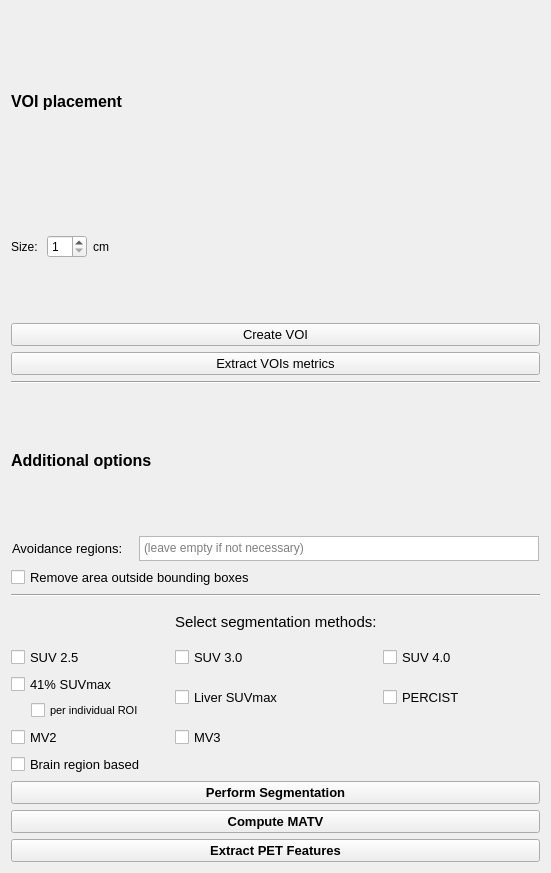
<?xml version="1.0" encoding="UTF-8"?>
<ui version="4.0">
 <class>MUSTsegmenter</class>
 <widget class="qMRMLWidget" name="MUSTsegmenter">
  <property name="geometry">
   <rect>
    <x>0</x>
    <y>0</y>
    <width>551</width>
    <height>873</height>
   </rect>
  </property>
  <property name="sizePolicy">
   <sizepolicy hsizetype="Preferred" vsizetype="Fixed">
    <horstretch>0</horstretch>
    <verstretch>0</verstretch>
   </sizepolicy>
  </property>
  <property name="maximumSize">
   <size>
    <width>16777215</width>
    <height>16777215</height>
   </size>
  </property>
  <layout class="QVBoxLayout" name="verticalLayout">
   <item>
    <widget class="QLabel" name="icon">
     <property name="enabled">
      <bool>true</bool>
     </property>
     <property name="sizePolicy">
      <sizepolicy hsizetype="Preferred" vsizetype="Maximum">
       <horstretch>0</horstretch>
       <verstretch>0</verstretch>
      </sizepolicy>
     </property>
     <property name="text">
      <string/>
     </property>
     <property name="textFormat">
      <enum>Qt::RichText</enum>
     </property>
     <property name="scaledContents">
      <bool>false</bool>
     </property>
     <property name="alignment">
      <set>Qt::AlignCenter</set>
     </property>
     <property name="indent">
      <number>-1</number>
     </property>
    </widget>
   </item>
   <item>
    <widget class="QLabel" name="label_3">
     <property name="font">
      <font>
       <pointsize>12</pointsize>
       <weight>75</weight>
       <bold>true</bold>
      </font>
     </property>
     <property name="text">
      <string>VOI placement</string>
     </property>
     <property name="margin">
      <number>3</number>
     </property>
    </widget>
   </item>
   <item>
    <layout class="QHBoxLayout" name="horizontalLayout_3">
     <item>
      <widget class="QLabel" name="label_5">
       <property name="maximumSize">
        <size>
         <width>30</width>
         <height>16777215</height>
        </size>
       </property>
       <property name="text">
        <string>Size:</string>
       </property>
      </widget>
     </item>
     <item>
      <widget class="QSpinBox" name="voiSize">
       <property name="maximumSize">
        <size>
         <width>40</width>
         <height>16777215</height>
        </size>
       </property>
       <property name="minimum">
        <number>1</number>
       </property>
       <property name="maximum">
        <number>10</number>
       </property>
      </widget>
     </item>
     <item>
      <widget class="QLabel" name="label_4">
       <property name="text">
        <string>cm</string>
       </property>
      </widget>
     </item>
    </layout>
   </item>
   <item>
    <widget class="QPushButton" name="createVoiButton">
     <property name="font">
      <font>
       <pointsize>10</pointsize>
      </font>
     </property>
     <property name="text">
      <string>Create VOI</string>
     </property>
    </widget>
   </item>
   <item>
    <widget class="QPushButton" name="extractVOIsMetricsButton">
     <property name="font">
      <font>
       <pointsize>10</pointsize>
      </font>
     </property>
     <property name="text">
      <string>Extract VOIs metrics</string>
     </property>
    </widget>
   </item>
   <item>
    <widget class="Line" name="line">
     <property name="orientation">
      <enum>Qt::Horizontal</enum>
     </property>
    </widget>
   </item>
   <item>
    <widget class="QLabel" name="label_2">
     <property name="font">
      <font>
       <pointsize>12</pointsize>
       <weight>75</weight>
       <bold>true</bold>
      </font>
     </property>
     <property name="text">
      <string>Additional options</string>
     </property>
     <property name="margin">
      <number>3</number>
     </property>
    </widget>
   </item>
   <item>
    <layout class="QHBoxLayout" name="horizontalLayout">
     <property name="sizeConstraint">
      <enum>QLayout::SetMaximumSize</enum>
     </property>
     <item>
      <widget class="QLabel" name="organsLabel">
       <property name="sizePolicy">
        <sizepolicy hsizetype="Minimum" vsizetype="Preferred">
         <horstretch>0</horstretch>
         <verstretch>0</verstretch>
        </sizepolicy>
       </property>
       <property name="maximumSize">
        <size>
         <width>120</width>
         <height>16777215</height>
        </size>
       </property>
       <property name="font">
        <font>
         <pointsize>10</pointsize>
        </font>
       </property>
       <property name="text">
        <string>Avoidance regions:</string>
       </property>
       <property name="margin">
        <number>0</number>
       </property>
       <property name="indent">
        <number>0</number>
       </property>
      </widget>
     </item>
     <item>
      <widget class="QPlainTextEdit" name="organSegmentsName">
       <property name="sizePolicy">
        <sizepolicy hsizetype="Preferred" vsizetype="Preferred">
         <horstretch>0</horstretch>
         <verstretch>0</verstretch>
        </sizepolicy>
       </property>
       <property name="maximumSize">
        <size>
         <width>400</width>
         <height>25</height>
        </size>
       </property>
       <property name="contextMenuPolicy">
        <enum>Qt::DefaultContextMenu</enum>
       </property>
       <property name="toolTipDuration">
        <number>-3</number>
       </property>
       <property name="inputMethodHints">
        <set>Qt::ImhPreferLowercase</set>
       </property>
       <property name="verticalScrollBarPolicy">
        <enum>Qt::ScrollBarAlwaysOff</enum>
       </property>
       <property name="horizontalScrollBarPolicy">
        <enum>Qt::ScrollBarAlwaysOff</enum>
       </property>
       <property name="placeholderText">
        <string>(leave empty if not necessary)</string>
       </property>
      </widget>
     </item>
    </layout>
   </item>
   <item>
    <widget class="QCheckBox" name="ROIfilter">
     <property name="font">
      <font>
       <pointsize>10</pointsize>
      </font>
     </property>
     <property name="text">
      <string>Remove area outside bounding boxes</string>
     </property>
    </widget>
   </item>
   <item>
    <widget class="Line" name="line_2">
     <property name="orientation">
      <enum>Qt::Horizontal</enum>
     </property>
    </widget>
   </item>
   <item>
    <spacer name="verticalSpacer">
     <property name="orientation">
      <enum>Qt::Vertical</enum>
     </property>
     <property name="sizeType">
      <enum>QSizePolicy::Fixed</enum>
     </property>
     <property name="sizeHint" stdset="0">
      <size>
       <width>20</width>
       <height>10</height>
      </size>
     </property>
    </spacer>
   </item>
   <item>
    <layout class="QGridLayout" name="gridLayout">
     <property name="sizeConstraint">
      <enum>QLayout::SetMaximumSize</enum>
     </property>
     <item row="4" column="2">
      <widget class="QCheckBox" name="SUV4_0">
       <property name="sizePolicy">
        <sizepolicy hsizetype="Preferred" vsizetype="Fixed">
         <horstretch>0</horstretch>
         <verstretch>0</verstretch>
        </sizepolicy>
       </property>
       <property name="font">
        <font>
         <pointsize>10</pointsize>
        </font>
       </property>
       <property name="text">
        <string>SUV 4.0</string>
       </property>
      </widget>
     </item>
     <item row="5" column="2">
      <widget class="QCheckBox" name="PERCIST">
       <property name="sizePolicy">
        <sizepolicy hsizetype="Preferred" vsizetype="Fixed">
         <horstretch>0</horstretch>
         <verstretch>0</verstretch>
        </sizepolicy>
       </property>
       <property name="font">
        <font>
         <pointsize>10</pointsize>
        </font>
       </property>
       <property name="text">
        <string>PERCIST</string>
       </property>
      </widget>
     </item>
     <item row="4" column="1">
      <widget class="QCheckBox" name="SUV3_0">
       <property name="sizePolicy">
        <sizepolicy hsizetype="Preferred" vsizetype="Fixed">
         <horstretch>0</horstretch>
         <verstretch>0</verstretch>
        </sizepolicy>
       </property>
       <property name="maximumSize">
        <size>
         <width>16777215</width>
         <height>16777215</height>
        </size>
       </property>
       <property name="font">
        <font>
         <pointsize>10</pointsize>
        </font>
       </property>
       <property name="text">
        <string>SUV 3.0</string>
       </property>
      </widget>
     </item>
     <item row="2" column="1">
      <widget class="QLabel" name="label">
       <property name="sizePolicy">
        <sizepolicy hsizetype="Preferred" vsizetype="Minimum">
         <horstretch>0</horstretch>
         <verstretch>0</verstretch>
        </sizepolicy>
       </property>
       <property name="font">
        <font>
         <pointsize>11</pointsize>
         <weight>50</weight>
         <bold>false</bold>
        </font>
       </property>
       <property name="text">
        <string>Select segmentation methods:</string>
       </property>
      </widget>
     </item>
     <item row="6" column="0">
      <widget class="QCheckBox" name="MV2">
       <property name="sizePolicy">
        <sizepolicy hsizetype="Preferred" vsizetype="Fixed">
         <horstretch>0</horstretch>
         <verstretch>0</verstretch>
        </sizepolicy>
       </property>
       <property name="font">
        <font>
         <pointsize>10</pointsize>
        </font>
       </property>
       <property name="text">
        <string>MV2</string>
       </property>
      </widget>
     </item>
     <item row="7" column="0">
      <widget class="QCheckBox" name="brain_region">
       <property name="sizePolicy">
        <sizepolicy hsizetype="Preferred" vsizetype="Fixed">
         <horstretch>0</horstretch>
         <verstretch>0</verstretch>
        </sizepolicy>
       </property>
       <property name="font">
        <font>
         <pointsize>10</pointsize>
        </font>
       </property>
       <property name="text">
        <string>Brain region based</string>
       </property>
      </widget>
     </item>
     <item row="3" column="1">
      <spacer name="verticalSpacer_2">
       <property name="orientation">
        <enum>Qt::Vertical</enum>
       </property>
       <property name="sizeType">
        <enum>QSizePolicy::Fixed</enum>
       </property>
       <property name="sizeHint" stdset="0">
        <size>
         <width>20</width>
         <height>10</height>
        </size>
       </property>
      </spacer>
     </item>
     <item row="6" column="1">
      <widget class="QCheckBox" name="MV3">
       <property name="sizePolicy">
        <sizepolicy hsizetype="Preferred" vsizetype="Fixed">
         <horstretch>0</horstretch>
         <verstretch>0</verstretch>
        </sizepolicy>
       </property>
       <property name="font">
        <font>
         <pointsize>10</pointsize>
        </font>
       </property>
       <property name="text">
        <string>MV3</string>
       </property>
      </widget>
     </item>
     <item row="4" column="0">
      <widget class="QCheckBox" name="SUV2_5">
       <property name="sizePolicy">
        <sizepolicy hsizetype="Preferred" vsizetype="Fixed">
         <horstretch>0</horstretch>
         <verstretch>0</verstretch>
        </sizepolicy>
       </property>
       <property name="maximumSize">
        <size>
         <width>16777215</width>
         <height>16777215</height>
        </size>
       </property>
       <property name="font">
        <font>
         <pointsize>10</pointsize>
        </font>
       </property>
       <property name="text">
        <string>SUV 2.5</string>
       </property>
      </widget>
     </item>
     <item row="5" column="0">
      <layout class="QVBoxLayout" name="verticalLayout_3">
       <item>
        <widget class="QCheckBox" name="SUV41max">
         <property name="sizePolicy">
          <sizepolicy hsizetype="Preferred" vsizetype="Fixed">
           <horstretch>0</horstretch>
           <verstretch>0</verstretch>
          </sizepolicy>
         </property>
         <property name="font">
          <font>
           <pointsize>10</pointsize>
          </font>
         </property>
         <property name="text">
          <string>41% SUVmax</string>
         </property>
        </widget>
       </item>
       <item>
        <layout class="QHBoxLayout" name="horizontalLayout_2" stretch="0,0">
         <property name="spacing">
          <number>6</number>
         </property>
         <property name="topMargin">
          <number>0</number>
         </property>
         <item>
          <spacer name="horizontalSpacer">
           <property name="orientation">
            <enum>Qt::Horizontal</enum>
           </property>
           <property name="sizeType">
            <enum>QSizePolicy::Fixed</enum>
           </property>
           <property name="sizeHint" stdset="0">
            <size>
             <width>20</width>
             <height>20</height>
            </size>
           </property>
          </spacer>
         </item>
         <item>
          <widget class="QCheckBox" name="suv_per_roi">
           <property name="sizePolicy">
            <sizepolicy hsizetype="Minimum" vsizetype="Fixed">
             <horstretch>0</horstretch>
             <verstretch>0</verstretch>
            </sizepolicy>
           </property>
           <property name="font">
            <font>
             <pointsize>8</pointsize>
            </font>
           </property>
           <property name="text">
            <string>per individual ROI</string>
           </property>
          </widget>
         </item>
        </layout>
       </item>
      </layout>
     </item>
     <item row="5" column="1">
      <widget class="QCheckBox" name="LiverSUVmax">
       <property name="sizePolicy">
        <sizepolicy hsizetype="Preferred" vsizetype="Fixed">
         <horstretch>0</horstretch>
         <verstretch>0</verstretch>
        </sizepolicy>
       </property>
       <property name="font">
        <font>
         <pointsize>10</pointsize>
        </font>
       </property>
       <property name="text">
        <string>Liver SUVmax</string>
       </property>
      </widget>
     </item>
    </layout>
   </item>
   <item>
    <widget class="QPushButton" name="performSegmentationButton">
     <property name="enabled">
      <bool>true</bool>
     </property>
     <property name="font">
      <font>
       <pointsize>10</pointsize>
       <weight>75</weight>
       <bold>true</bold>
      </font>
     </property>
     <property name="toolTip">
      <string>Perform semi-automated PET segmentation with the selected thresholding methods.</string>
     </property>
     <property name="text">
      <string>Perform Segmentation</string>
     </property>
    </widget>
   </item>
   <item>
    <widget class="QPushButton" name="computeMATVButton">
     <property name="font">
      <font>
       <pointsize>10</pointsize>
       <weight>75</weight>
       <bold>true</bold>
      </font>
     </property>
     <property name="text">
      <string>Compute MATV</string>
     </property>
    </widget>
   </item>
   <item>
    <widget class="QPushButton" name="extractPETFeaturesButton">
     <property name="font">
      <font>
       <pointsize>10</pointsize>
       <weight>75</weight>
       <bold>true</bold>
      </font>
     </property>
     <property name="text">
      <string>Extract PET Features</string>
     </property>
    </widget>
   </item>
  </layout>
 </widget>
 <customwidgets>
  <customwidget>
   <class>qMRMLWidget</class>
   <extends>QWidget</extends>
   <header>qMRMLWidget.h</header>
   <container>1</container>
  </customwidget>
 </customwidgets>
 <resources/>
 <connections/>
</ui>
